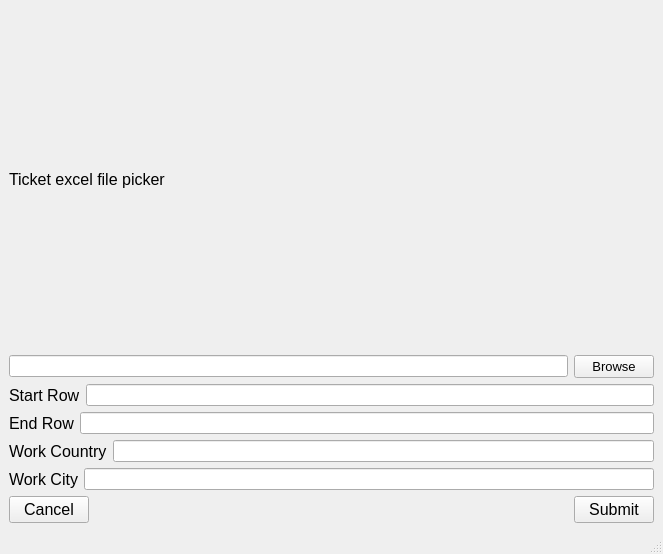
<?xml version="1.0" encoding="UTF-8"?>
<ui version="4.0">
 <class>MainWindow</class>
 <widget class="QMainWindow" name="MainWindow">
  <property name="geometry">
   <rect>
    <x>0</x>
    <y>0</y>
    <width>663</width>
    <height>554</height>
   </rect>
  </property>
  <property name="windowTitle">
   <string>MainWindow</string>
  </property>
  <widget class="QWidget" name="centralwidget">
   <layout class="QVBoxLayout" name="verticalLayout">
    <item>
     <widget class="QLabel" name="label">
      <property name="font">
       <font>
        <pointsize>12</pointsize>
       </font>
      </property>
      <property name="text">
       <string>Ticket excel file picker</string>
      </property>
     </widget>
    </item>
    <item>
     <layout class="QHBoxLayout" name="horizontalLayout">
      <item>
       <widget class="QLineEdit" name="lineEdit"/>
      </item>
      <item>
       <widget class="QPushButton" name="browse">
        <property name="font">
         <font>
          <pointsize>10</pointsize>
         </font>
        </property>
        <property name="text">
         <string>Browse</string>
        </property>
       </widget>
      </item>
     </layout>
    </item>
    <item>
     <layout class="QHBoxLayout" name="horizontalLayout_2">
      <item>
       <widget class="QLabel" name="label_2">
        <property name="font">
         <font>
          <pointsize>12</pointsize>
         </font>
        </property>
        <property name="text">
         <string>Start Row</string>
        </property>
       </widget>
      </item>
      <item>
       <widget class="QLineEdit" name="startRow"/>
      </item>
     </layout>
    </item>
    <item>
     <layout class="QHBoxLayout" name="horizontalLayout_3">
      <item>
       <widget class="QLabel" name="enrRow">
        <property name="font">
         <font>
          <pointsize>12</pointsize>
         </font>
        </property>
        <property name="text">
         <string>End Row</string>
        </property>
       </widget>
      </item>
      <item>
       <widget class="QLineEdit" name="lineEdit_3"/>
      </item>
     </layout>
    </item>
    <item>
     <layout class="QHBoxLayout" name="horizontalLayout_4">
      <item>
       <widget class="QLabel" name="country">
        <property name="font">
         <font>
          <pointsize>12</pointsize>
         </font>
        </property>
        <property name="text">
         <string>Work Country</string>
        </property>
       </widget>
      </item>
      <item>
       <widget class="QLineEdit" name="lineEdit_4"/>
      </item>
     </layout>
    </item>
    <item>
     <layout class="QHBoxLayout" name="horizontalLayout_5">
      <item>
       <widget class="QLabel" name="workCity">
        <property name="font">
         <font>
          <pointsize>12</pointsize>
         </font>
        </property>
        <property name="text">
         <string>Work City</string>
        </property>
       </widget>
      </item>
      <item>
       <widget class="QLineEdit" name="lineEdit_5"/>
      </item>
     </layout>
    </item>
    <item>
     <layout class="QHBoxLayout" name="horizontalLayout_6">
      <item>
       <widget class="QPushButton" name="cancel">
        <property name="font">
         <font>
          <pointsize>12</pointsize>
         </font>
        </property>
        <property name="text">
         <string>Cancel</string>
        </property>
       </widget>
      </item>
      <item>
       <spacer name="horizontalSpacer">
        <property name="orientation">
         <enum>Qt::Horizontal</enum>
        </property>
        <property name="sizeHint" stdset="0">
         <size>
          <width>40</width>
          <height>20</height>
         </size>
        </property>
       </spacer>
      </item>
      <item>
       <widget class="QPushButton" name="submit">
        <property name="font">
         <font>
          <pointsize>12</pointsize>
         </font>
        </property>
        <property name="text">
         <string>Submit</string>
        </property>
       </widget>
      </item>
     </layout>
    </item>
   </layout>
  </widget>
  <widget class="QMenuBar" name="menubar">
   <property name="geometry">
    <rect>
     <x>0</x>
     <y>0</y>
     <width>663</width>
     <height>21</height>
    </rect>
   </property>
  </widget>
  <widget class="QStatusBar" name="statusbar"/>
 </widget>
 <resources/>
 <connections/>
</ui>
